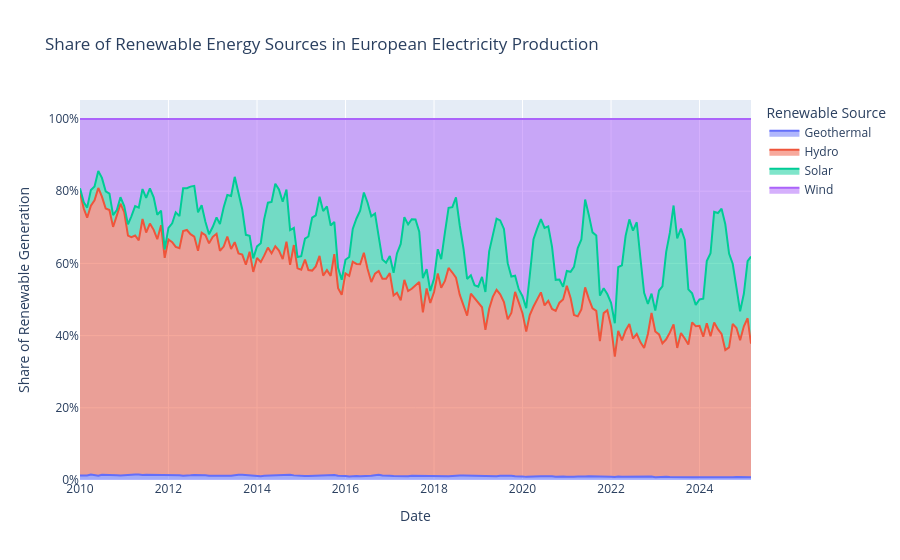

The cell this chart's notebook holds for it:
### Code cell
import pandas as pd
import plotly.express as px

# Load the dataset
data2_df = pd.read_csv('data2.csv', skiprows=8)

# List of European countries
european_countries = [
    'Austria', 'Belgium', 'Bulgaria', 'Croatia', 'Cyprus', 'Czechia', 'Denmark',
    'Estonia', 'Finland', 'France', 'Germany', 'Greece', 'Hungary', 'Ireland',
    'Italy', 'Latvia', 'Lithuania', 'Luxembourg', 'Malta', 'Netherlands',
    'Poland', 'Portugal', 'Romania', 'Slovakia', 'Slovenia', 'Spain', 'Sweden',
    'United Kingdom', 'Norway', 'Switzerland', 'Iceland'
]

# Filter for relevant data
df_renewables_v6 = data2_df[
    (data2_df['Balance'] == 'Net Electricity Production') &
    (data2_df['Unit'] == 'GWh') &
    (data2_df['Country'].isin(european_countries))
].copy()

# Convert 'Time' to datetime objects
# Handle potential errors during conversion by coercing invalid dates to NaT
df_renewables_v6['Date_Parsed'] = pd.to_datetime(df_renewables_v6['Time'], format='%B %Y', errors='coerce')

# Drop rows where Date_Parsed is NaT due to parsing errors
df_renewables_v6.dropna(subset=['Date_Parsed'], inplace=True)

# Filter for relevant renewable product types
renewable_products = ['Hydro', 'Solar', 'Wind', 'Biofuels', 'Geothermal', 'Other renewables']
df_renewables_v6_filtered = df_renewables_v6[df_renewables_v6['Product'].isin(renewable_products)]

# Aggregate total generation by Date_Parsed and Product across all European countries
df_renewables_total_europe = df_renewables_v6_filtered.groupby(['Date_Parsed', 'Product'])['Value'].sum().reset_index()

# Sort by Date_Parsed for proper area chart display
df_renewables_total_europe = df_renewables_total_europe.sort_values(by='Date_Parsed')

# Create the stacked area chart with Plotly Express
fig = px.area(df_renewables_total_europe,
              x='Date_Parsed',
              y='Value',
              color='Product',
              title='Share of Renewable Energy Sources in European Electricity Production',
              labels={'Date_Parsed': 'Date', 'Value': 'Electricity Generation (GWh)', 'Product': 'Renewable Source'},
              line_group='Product', # Ensures proper stacking for different products
              # For normalized stack, use groupnorm
              groupnorm='fraction' # To show share (normalized stack)
             )

fig.update_layout(yaxis_tickformat=".0%") # Format y-axis as percentage
fig.update_xaxes(title_text='Date')
fig.update_yaxes(title_text='Share of Renewable Generation')

fig.show()

### Figure 1 — Plotly figure (JSON) as saved in the notebook; plotly's stock layout.template omitted (floating-point values rounded to 4 significant figures; data arrays with more than 128 entries replaced by an {"elided": "..."} marker saying what was removed)
{"data": [{"fillpattern": {"shape": ""}, "groupnorm": "fraction", "hovertemplate": "Renewable Source=Geothermal<br>Date=%{x}<br>Electricity Generation (GWh)=%{y}<extra></extra>", "legendgroup": "Geothermal", "line": {"color": "#636efa"}, "marker": {"symbol": "circle"}, "mode": "lines", "name": "Geothermal", "orientation": "v", "showlegend": true, "stackgroup": "1", "type": "scatter", "x": {"elided": "183 str values"}, "xaxis": "x", "y": {"elided": "183 float values"}, "yaxis": "y"}, {"fillpattern": {"shape": ""}, "groupnorm": "fraction", "hovertemplate": "Renewable Source=Hydro<br>Date=%{x}<br>Electricity Generation (GWh)=%{y}<extra></extra>", "legendgroup": "Hydro", "line": {"color": "#EF553B"}, "marker": {"symbol": "circle"}, "mode": "lines", "name": "Hydro", "orientation": "v", "showlegend": true, "stackgroup": "1", "type": "scatter", "x": {"elided": "183 str values"}, "xaxis": "x", "y": {"elided": "183 float values"}, "yaxis": "y"}, {"fillpattern": {"shape": ""}, "groupnorm": "fraction", "hovertemplate": "Renewable Source=Solar<br>Date=%{x}<br>Electricity Generation (GWh)=%{y}<extra></extra>", "legendgroup": "Solar", "line": {"color": "#00cc96"}, "marker": {"symbol": "circle"}, "mode": "lines", "name": "Solar", "orientation": "v", "showlegend": true, "stackgroup": "1", "type": "scatter", "x": {"elided": "183 str values"}, "xaxis": "x", "y": {"elided": "183 float values"}, "yaxis": "y"}, {"fillpattern": {"shape": ""}, "groupnorm": "fraction", "hovertemplate": "Renewable Source=Wind<br>Date=%{x}<br>Electricity Generation (GWh)=%{y}<extra></extra>", "legendgroup": "Wind", "line": {"color": "#ab63fa"}, "marker": {"symbol": "circle"}, "mode": "lines", "name": "Wind", "orientation": "v", "showlegend": true, "stackgroup": "1", "type": "scatter", "x": {"elided": "183 str values"}, "xaxis": "x", "y": {"elided": "183 float values"}, "yaxis": "y"}], "layout": {"legend": {"title": {"text": "Renewable Source"}, "tracegroupgap": 0}, "title": {"text": "Share of Renewable Energy Sources in European Electricity Production"}, "xaxis": {"anchor": "y", "domain": [0, 1], "title": {"text": "Date"}}, "yaxis": {"anchor": "x", "domain": [0, 1], "tickformat": ".0%", "title": {"text": "Share of Renewable Generation"}}}}
